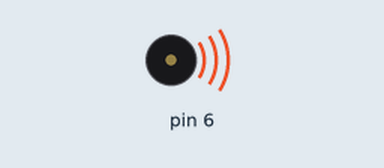
Bench run of a sketch on a simulated Arduino Leonardo, built with avr-gcc and run on an emulated ATmega32U4. On the bench: buzzer (waves = sounding).

Above: at 0.7 s.
Timing chart, 0 to 29.4 s (numbered marks = the images above):
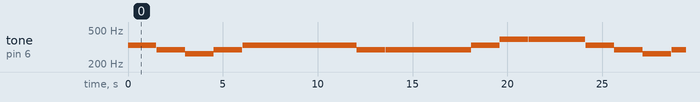

The sketch:

mm04playback.ino
```cpp
#include <Esplora.h>

int note_period=375  ;

const int note[] = {
  262, //0 C4
  277, //1 C#
  294, //2 D
  311, //3 D#
  330, //4 E
  349, //5 F
  370, //6 F#
  392, //7 G
  415, //8 G#
  440, //9 A
  466, //10 A#
  494, //11 B
  523 //12 C5 next octave
};


// Mary Had A Little lamb
const int song[100] = {
  4,2,0,2,4,4,4,2,2,2,4,7,7,4,2,0,2,4,4,4,4,2,2,4,2,0
};

const int song_time[100] = {
  4,4,4,4,4,4,8,4,4,8,4,4,8,4,4,4,4,4,4,4,4,4,4,4,4,8
};

////A thousand Miles - Vanessa Carlton
//const int song[100] = {
//  11,23,11,23,22,11,22,18,15,13,11,23,11,23,22,11,22,18,11,18,11,18,11,15,16,15
//    ,11,23,11,23,22,11,22,18,15,13,11,15,13,11,15,13,11,18,13
//};
//
//const int song_time[100] = {
//  1,1,1,1,1,1,1,6,2,1,1,1,1,1,1,1,1,1,1,1,1,1,1,1,1,1,1,1,1,1,1,1,1,6,2,1,1,1,1,1,1,1,1,5,4
//};

////Mario Brothers
//const int song[100] = {
//  16,16,16,12,16,19,7,12,7,0,9,11,10,9
//};
//
//const int song_time[100] = {
//  1,2,2,1,2,4,4,3,2,2,2,2,2,1,1,1,1,1,5,4
//};


void setup() {


}

void loop() {
  if (Esplora.readButton(SWITCH_DOWN)==LOW){
    playSong();
  }
}

void playSong(){
    for (int i = 0; i < 100; i ++) {
      if (song_time[i]!=0){
        Esplora.tone(note[song[i]]);
        delay(song_time[i]*note_period);
        Esplora.noTone();
        delay(10);
      }
    }
}
```

Measured:
- by itself, tone on pin 6: plays 330 Hz for 1.5 s, 294 Hz for 1.5 s, 262 Hz for 1.5 s, 294 Hz for 1.5 s, 330 Hz for 1.5 s, 330 Hz for 1.5 s … (76 notes in this stretch)
